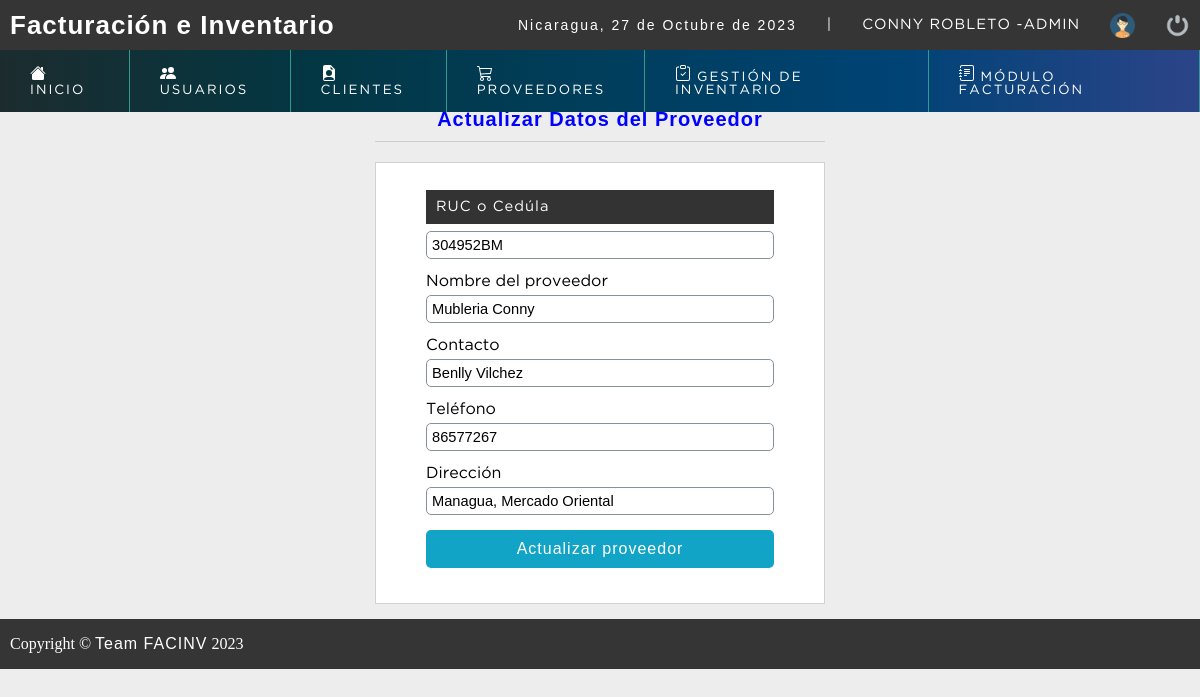
The app's page /sistema/editar_proveedor.php?id=15 (signed in) with its own data.
### tables this page shows
CREATE TABLE `proveedor` (
  `codproveedor` int(11) NOT NULL,
  `ruc` varchar(100) DEFAULT NULL,
  `proveedor` varchar(100) DEFAULT NULL,
  `contacto` varchar(100) DEFAULT NULL,
  `telefono` bigint(11) DEFAULT NULL,
  `direccion` text DEFAULT NULL,
  `date_add` datetime NOT NULL DEFAULT current_timestamp(),
  `usuario_id` int(11) NOT NULL,
  `estatus` int(11) NOT NULL DEFAULT 1
);

### sistema/editar_proveedor.php (the view, shortened to what this page needs)
<?php
	include "../conexion.php";
	$idproveedor = $_REQUEST['id'];
	$sql= mysqli_query($conection,"SELECT *
									FROM proveedor
									WHERE codproveedor= $idproveedor and estatus =1");
	$result_sql = mysqli_num_rows($sql);
	if($result_sql == 0){
		header('Location: lista_proveedor.php');
	}else{
		while ($data = mysqli_fetch_array($sql)) {
			$ruc  =     $data['ruc'];
			$proveedor  = $data['proveedor'];
			$contacto  = $data['contacto'];
			$telefono  = $data['telefono'];
			$direccion = $data['direccion'];
		}
	}
 ?>
<!DOCTYPE html>
<html lang="en">
<head>
	<?php include "includes/scripts.php"; ?>
</head>
<body>
	<?php include "includes/header.php"; ?>
	<section id="container">
		<div class="form_register">
			<br>
			<h2 style="Color:blue; text-align:center;">Actualizar Datos del Proveedor</h2>
			<hr>
			<form action="" method="post">
				<label for="proveedor" style="background-color:#2a479e; font-size: 11pt;
    background: #333;
    padding: 10px;
    color: #FFF;
    letter-spacing: 1px;
    border: 0;
    cursor: pointer;
    margin: 7px auto;">RUC o Cedúla</label>
				<input type="text" name="ruc" id="ruc" placeholder="" value = "<?php echo $ruc ?>" >
				<label for="proveedor">Nombre del proveedor</label>
				<input type="text" name="proveedor" id="proveedor" placeholder="Nombre del proveedor" value = "<?php echo $proveedor ?>" >
				<label for="contacto">Contacto</label>
				<input type="text" name="contacto" id="contacto" placeholder="Nombre completo de contacto" value = "<?php echo $contacto ?>" >
				<label for="telefono">Teléfono</label>
				<input type="number" name="telefono" id="telefono" placeholder="Teléfono" value = "<?php echo $telefono ?>" >
				<label for="direccion">Dirección</label>
				<input type="text" name="direccion" id="direccion" placeholder="Dirección completa" value = "<?php echo $direccion ?>" >
				<input type="submit" value="Actualizar proveedor" class="btn_save">
			</form>
		</div>
	</section>
	<?php include "includes/footer.php"; ?>
</body>
</html>

### sistema/css/style.css (style rules this page uses)
* { margin: 0; padding: 0; box-sizing: border-box; }
body { background: #ededed; }
h1, h2, h3, h4, h5, h6 { font-family: 'arial'; font-weight: bold; letter-spacing: 1px; }
h2 { font-size: 20px; }
#container { padding: 90px 15px 15px; }
.form_register { width: 450px; margin: auto; }
hr { border: 0; background: #CCC; height: 1px; margin: 10px 0; display: block; }
form { background: #FFF; margin: auto; padding: 20px 50px; border: 1px solid #d1d1d1; }
label { display: block; font-size: 12pt; font-family: 'GothamBook'; margin: 15px auto 5px auto; }
input,select { display: block; width: 100%; font-size: 11pt; padding: 5px; border: 1px solid #85929e; border-radius: 5px; }
.btn_save { font-size: 12pt; background: #12a4c6; padding: 10px; color: #FFF; letter-spacing: 1px; border: 0; cursor: pointer; margin: 15px auto; }

### records on screen
proveedor: ruc "304952BM", proveedor "Mubleria Conny", contacto "Benlly Vilchez", telefono "86577267", direccion "Managua, Mercado Oriental"

### other values on screen
fechaC() "27 de Octubre de 2023"
$_SESSION['nombre'] "CONNY ROBLETO"
$_SESSION['user'] "ADMIN"
